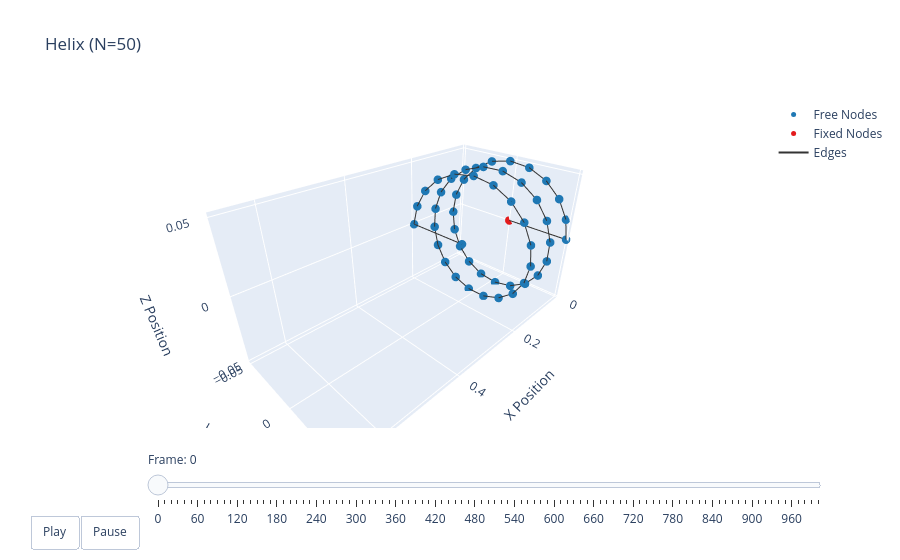

This figure's notebook cell:
### Code cell
options = dismech.AnimationOptions(title='Helix (N=50)', plot_step=10)

fig = dismech.get_interactive_animation_plotly(robot, t_arr, qs, options)
fig.show()

### Figure 1 — Plotly figure (JSON) as saved in the notebook; plotly's stock layout.template omitted (floating-point values rounded to 4 significant figures; data arrays with more than 128 entries replaced by an {"elided": "..."} marker saying what was removed)
{"data": [{"marker": {"color": "#1f78b4", "size": 5}, "mode": "markers", "name": "Free Nodes", "type": "scatter3d", "x": [0.0, 0.004082, 0.008163, 0.01225, 0.01633, 0.02041, 0.02449, 0.02857, 0.03265, 0.03673, 0.04082, 0.0449, 0.04898, 0.05306, 0.05714, 0.06122, 0.06531, 0.06939, 0.07347, 0.07755, 0.08163, 0.08571, 0.0898, 0.09388, 0.09796, 0.102, 0.1061, 0.1102, 0.1143, 0.1184, 0.1224, 0.1265, 0.1306, 0.1347, 0.1388, 0.1429, 0.1469, 0.151, 0.1551, 0.1592, 0.1633, 0.1673, 0.1714, 0.1755, 0.1796, 0.1837, 0.1878, 0.1918, 0.1959, 0.2, 0.2], "y": [0.05, 0.04745, 0.04007, 0.02861, 0.01423, -0.001603, -0.01727, -0.03117, -0.0419, -0.04836, -0.0499, -0.04635, -0.03807, -0.02592, -0.01113, 0.004801, 0.02024, 0.03361, 0.04357, 0.04908, 0.04959, 0.04505, 0.03592, 0.02313, 0.00798, -0.00798, -0.02313, -0.03592, -0.04505, -0.04959, -0.04908, -0.04357, -0.03361, -0.02024, -0.004801, 0.01113, 0.02592, 0.03807, 0.04635, 0.0499, 0.04836, 0.0419, 0.03117, 0.01727, 0.001603, -0.01423, -0.02861, -0.04007, -0.04745, -0.05, 0.0], "z": [0.0, 0.01576, 0.02991, 0.04101, 0.04793, 0.04997, 0.04692, 0.03909, 0.02728, 0.01268, -0.003204, -0.01876, -0.03241, -0.04276, -0.04875, -0.04977, -0.04572, -0.03701, -0.02454, -0.009558, 0.006394, 0.02169, 0.03478, 0.04433, 0.04936, 0.04936, 0.04433, 0.03478, 0.02169, 0.006394, -0.009558, -0.02454, -0.03701, -0.04572, -0.04977, -0.04875, -0.04276, -0.03241, -0.01876, -0.003204, 0.01268, 0.02728, 0.03909, 0.04692, 0.04997, 0.04793, 0.04101, 0.02991, 0.01576, 0.0, 0.0]}, {"marker": {"color": "#e31a1c", "size": 5}, "mode": "markers", "name": "Fixed Nodes", "type": "scatter3d", "x": [0.0], "y": [0.0], "z": [0.0]}, {"line": {"color": "#333333", "width": 2}, "mode": "lines", "name": "Edges", "type": "scatter3d", "x": {"elided": "153 float values"}, "y": {"elided": "153 float values"}, "z": {"elided": "153 float values"}}, {"color": "rgba(166, 206, 227, 0.7)", "i": [], "j": [], "k": [], "name": "Faces", "opacity": 0.7, "showscale": false, "type": "mesh3d", "x": [0.0, 0.0, 0.004082, 0.008163, 0.01225, 0.01633, 0.02041, 0.02449, 0.02857, 0.03265, 0.03673, 0.04082, 0.0449, 0.04898, 0.05306, 0.05714, 0.06122, 0.06531, 0.06939, 0.07347, 0.07755, 0.08163, 0.08571, 0.0898, 0.09388, 0.09796, 0.102, 0.1061, 0.1102, 0.1143, 0.1184, 0.1224, 0.1265, 0.1306, 0.1347, 0.1388, 0.1429, 0.1469, 0.151, 0.1551, 0.1592, 0.1633, 0.1673, 0.1714, 0.1755, 0.1796, 0.1837, 0.1878, 0.1918, 0.1959, 0.2, 0.2], "y": [0.0, 0.05, 0.04745, 0.04007, 0.02861, 0.01423, -0.001603, -0.01727, -0.03117, -0.0419, -0.04836, -0.0499, -0.04635, -0.03807, -0.02592, -0.01113, 0.004801, 0.02024, 0.03361, 0.04357, 0.04908, 0.04959, 0.04505, 0.03592, 0.02313, 0.00798, -0.00798, -0.02313, -0.03592, -0.04505, -0.04959, -0.04908, -0.04357, -0.03361, -0.02024, -0.004801, 0.01113, 0.02592, 0.03807, 0.04635, 0.0499, 0.04836, 0.0419, 0.03117, 0.01727, 0.001603, -0.01423, -0.02861, -0.04007, -0.04745, -0.05, 0.0], "z": [0.0, 0.0, 0.01576, 0.02991, 0.04101, 0.04793, 0.04997, 0.04692, 0.03909, 0.02728, 0.01268, -0.003204, -0.01876, -0.03241, -0.04276, -0.04875, -0.04977, -0.04572, -0.03701, -0.02454, -0.009558, 0.006394, 0.02169, 0.03478, 0.04433, 0.04936, 0.04936, 0.04433, 0.03478, 0.02169, 0.006394, -0.009558, -0.02454, -0.03701, -0.04572, -0.04977, -0.04875, -0.04276, -0.03241, -0.01876, -0.003204, 0.01268, 0.02728, 0.03909, 0.04692, 0.04997, 0.04793, 0.04101, 0.02991, 0.01576, 0.0, 0.0]}], "layout": {"scene": {"camera": {"eye": {"x": 1.225, "y": 1.225, "z": 1.0}}, "xaxis": {"range": [-0.001228, 0.6851], "title": {"text": "X Position"}}, "yaxis": {"range": [-0.05211, 0.05181], "title": {"text": "Y Position"}}, "zaxis": {"range": [-0.05119, 0.05275], "title": {"text": "Z Position"}}}, "sliders": [{"currentvalue": {"prefix": "Frame: "}, "steps": [{"args": [["0"], {"frame": {"duration": 50, "redraw": true}, "mode": "immediate"}], "label": "0", "method": "animate"}, {"args": [["1"], {"frame": {"duration": 50, "redraw": true}, "mode": "immediate"}], "label": "10", "method": "animate"}, {"args": [["2"], {"frame": {"duration": 50, "redraw": true}, "mode": "immediate"}], "label": "20", "method": "animate"}, {"args": [["3"], {"frame": {"duration": 50, "redraw": true}, "mode": "immediate"}], "label": "30", "method": "animate"}, {"args": [["4"], {"frame": {"duration": 50, "redraw": true}, "mode": "immediate"}], "label": "40", "method": "animate"}, {"args": [["5"], {"frame": {"duration": 50, "redraw": true}, "mode": "immediate"}], "label": "50", "method": "animate"}, {"args": [["6"], {"frame": {"duration": 50, "redraw": true}, "mode": "immediate"}], "label": "60", "method": "animate"}, {"args": [["7"], {"frame": {"duration": 50, "redraw": true}, "mode": "immediate"}], "label": "70", "method": "animate"}, {"args": [["8"], {"frame": {"duration": 50, "redraw": true}, "mode": "immediate"}], "label": "80", "method": "animate"}, {"args": [["9"], {"frame": {"duration": 50, "redraw": true}, "mode": "immediate"}], "label": "90", "method": "animate"}, {"args": [["10"], {"frame": {"duration": 50, "redraw": true}, "mode": "immediate"}], "label": "100", "method": "animate"}, {"args": [["11"], {"frame": {"duration": 50, "redraw": true}, "mode": "immediate"}], "label": "110", "method": "animate"}, {"args": [["12"], {"frame": {"duration": 50, "redraw": true}, "mode": "immediate"}], "label": "120", "method": "animate"}, {"args": [["13"], {"frame": {"duration": 50, "redraw": true}, "mode": "immediate"}], "label": "130", "method": "animate"}, {"args": [["14"], {"frame": {"duration": 50, "redraw": true}, "mode": "immediate"}], "label": "140", "method": "animate"}, {"args": [["15"], {"frame": {"duration": 50, "redraw": true}, "mode": "immediate"}], "label": "150", "method": "animate"}, {"args": [["16"], {"frame": {"duration": 50, "redraw": true}, "mode": "immediate"}], "label": "160", "method": "animate"}, {"args": [["17"], {"frame": {"duration": 50, "redraw": true}, "mode": "immediate"}], "label": "170", "method": "animate"}, {"args": [["18"], {"frame": {"duration": 50, "redraw": true}, "mode": "immediate"}], "label": "180", "method": "animate"}, {"args": [["19"], {"frame": {"duration": 50, "redraw": true}, "mode": "immediate"}], "label": "190", "method": "animate"}, {"args": [["20"], {"frame": {"duration": 50, "redraw": true}, "mode": "immediate"}], "label": "200", "method": "animate"}, {"args": [["21"], {"frame": {"duration": 50, "redraw": true}, "mode": "immediate"}], "label": "210", "method": "animate"}, {"args": [["22"], {"frame": {"duration": 50, "redraw": true}, "mode": "immediate"}], "label": "220", "method": "animate"}, {"args": [["23"], {"frame": {"duration": 50, "redraw": true}, "mode": "immediate"}], "label": "230", "method": "animate"}, {"args": [["24"], {"frame": {"duration": 50, "redraw": true}, "mode": "immediate"}], "label": "240", "method": "animate"}, {"args": [["25"], {"frame": {"duration": 50, "redraw": true}, "mode": "immediate"}], "label": "250", "method": "animate"}, {"args": [["26"], {"frame": {"duration": 50, "redraw": true}, "mode": "immediate"}], "label": "260", "method": "animate"}, {"args": [["27"], {"frame": {"duration": 50, "redraw": true}, "mode": "immediate"}], "label": "270", "method": "animate"}, {"args": [["28"], {"frame": {"duration": 50, "redraw": true}, "mode": "immediate"}], "label": "280", "method": "animate"}, {"args": [["29"], {"frame": {"duration": 50, "redraw": true}, "mode": "immediate"}], "label": "290", "method": "animate"}, {"args": [["30"], {"frame": {"duration": 50, "redraw": true}, "mode": "immediate"}], "label": "300", "method": "animate"}, {"args": [["31"], {"frame": {"duration": 50, "redraw": true}, "mode": "immediate"}], "label": "310", "method": "animate"}, {"args": [["32"], {"frame": {"duration": 50, "redraw": true}, "mode": "immediate"}], "label": "320", "method": "animate"}, {"args": [["33"], {"frame": {"duration": 50, "redraw": true}, "mode": "immediate"}], "label": "330", "method": "animate"}, {"args": [["34"], {"frame": {"duration": 50, "redraw": true}, "mode": "immediate"}], "label": "340", "method": "animate"}, {"args": [["35"], {"frame": {"duration": 50, "redraw": true}, "mode": "immediate"}], "label": "350", "method": "animate"}, {"args": [["36"], {"frame": {"duration": 50, "redraw": true}, "mode": "immediate"}], "label": "360", "method": "animate"}, {"args": [["37"], {"frame": {"duration": 50, "redraw": true}, "mode": "immediate"}], "label": "370", "method": "animate"}, {"args": [["38"], {"frame": {"duration": 50, "redraw": true}, "mode": "immediate"}], "label": "380", "method": "animate"}, {"args": [["39"], {"frame": {"duration": 50, "redraw": true}, "mode": "immediate"}], "label": "390", "method": "animate"}, {"args": [["40"], {"frame": {"duration": 50, "redraw": true}, "mode": "immediate"}], "label": "400", "method": "animate"}, {"args": [["41"], {"frame": {"duration": 50, "redraw": true}, "mode": "immediate"}], "label": "410", "method": "animate"}, {"args": [["42"], {"frame": {"duration": 50, "redraw": true}, "mode": "immediate"}], "label": "420", "method": "animate"}, {"args": [["43"], {"frame": {"duration": 50, "redraw": true}, "mode": "immediate"}], "label": "430", "method": "animate"}, {"args": [["44"], {"frame": {"duration": 50, "redraw": true}, "mode": "immediate"}], "label": "440", "method": "animate"}, {"args": [["45"], {"frame": {"duration": 50, "redraw": true}, "mode": "immediate"}], "label": "450", "method": "animate"}, {"args": [["46"], {"frame": {"duration": 50, "redraw": true}, "mode": "immediate"}], "label": "460", "method": "animate"}, {"args": [["47"], {"frame": {"duration": 50, "redraw": true}, "mode": "immediate"}], "label": "470", "method": "animate"}, {"args": [["48"], {"frame": {"duration": 50, "redraw": true}, "mode": "immediate"}], "label": "480", "method": "animate"}, {"args": [["49"], {"frame": {"duration": 50, "redraw": true}, "mode": "immediate"}], "label": "490", "method": "animate"}, {"args": [["50"], {"frame": {"duration": 50, "redraw": true}, "mode": "immediate"}], "label": "500", "method": "animate"}, {"args": [["51"], {"frame": {"duration": 50, "redraw": true}, "mode": "immediate"}], "label": "510", "method": "animate"}, {"args": [["52"], {"frame": {"duration": 50, "redraw": true}, "mode": "immediate"}], "label": "520", "method": "animate"}, {"args": [["53"], {"frame": {"duration": 50, "redraw": true}, "mode": "immediate"}], "label": "530", "method": "animate"}, {"args": [["54"], {"frame": {"duration": 50, "redraw": true}, "mode": "immediate"}], "label": "540", "method": "animate"}, {"args": [["55"], {"frame": {"duration": 50, "redraw": true}, "mode": "immediate"}], "label": "550", "method": "animate"}, {"args": [["56"], {"frame": {"duration": 50, "redraw": true}, "mode": "immediate"}], "label": "560", "method": "animate"}, {"args": [["57"], {"frame": {"duration": 50, "redraw": true}, "mode": "immediate"}], "label": "570", "method": "animate"}, {"args": [["58"], {"frame": {"duration": 50, "redraw": true}, "mode": "immediate"}], "label": "580", "method": "animate"}, {"args": [["59"], {"frame": {"duration": 50, "redraw": true}, "mode": "immediate"}], "label": "590", "method": "animate"}, {"args": [["60"], {"frame": {"duration": 50, "redraw": true}, "mode": "immediate"}], "label": "600", "method": "animate"}, {"args": [["61"], {"frame": {"duration": 50, "redraw": true}, "mode": "immediate"}], "label": "610", "method": "animate"}, {"args": [["62"], {"frame": {"duration": 50, "redraw": true}, "mode": "immediate"}], "label": "620", "method": "animate"}, {"args": [["63"], {"frame": {"duration": 50, "redraw": true}, "mode": "immediate"}], "label": "630", "method": "animate"}, {"args": [["64"], {"frame": {"duration": 50, "redraw": true}, "mode": "immediate"}], "label": "640", "method": "animate"}, {"args": [["65"], {"frame": {"duration": 50, "redraw": true}, "mode": "immediate"}], "label": "650", "method": "animate"}, {"args": [["66"], {"frame": {"duration": 50, "redraw": true}, "mode": "immediate"}], "label": "660", "method": "animate"}, {"args": [["67"], {"frame": {"duration": 50, "redraw": true}, "mode": "immediate"}], "label": "670", "method": "animate"}, {"args": [["68"], {"frame": {"duration": 50, "redraw": true}, "mode": "immediate"}], "label": "680", "method": "animate"}, {"args": [["69"], {"frame": {"duration": 50, "redraw": true}, "mode": "immediate"}], "label": "690", "method": "animate"}, {"args": [["70"], {"frame": {"duration": 50, "redraw": true}, "mode": "immediate"}], "label": "700", "method": "animate"}, {"args": [["71"], {"frame": {"duration": 50, "redraw": true}, "mode": "immediate"}], "label": "710", "method": "animate"}, {"args": [["72"], {"frame": {"duration": 50, "redraw": true}, "mode": "immediate"}], "label": "720", "method": "animate"}, {"args": [["73"], {"frame": {"duration": 50, "redraw": true}, "mode": "immediate"}], "label": "730", "method": "animate"}, {"args": [["74"], {"frame": {"duration": 50, "redraw": true}, "mode": "immediate"}], "label": "740", "method": "animate"}, {"args": [["75"], {"frame": {"duration": 50, "redraw": true}, "mode": "immediate"}], "label": "750", "method": "animate"}, {"args": [["76"], {"frame": {"duration": 50, "redraw": true}, "mode": "immediate"}], "label": "760", "method": "animate"}, {"args": [["77"], {"frame": {"duration": 50, "redraw": true}, "mode": "immediate"}], "label": "770", "method": "animate"}, {"args": [["78"], {"frame": {"duration": 50, "redraw": true}, "mode": "immediate"}], "label": "780", "method": "animate"}, {"args": [["79"], {"frame": {"duration": 50, "redraw": true}, "mode": "immediate"}], "label": "790", "method": "animate"}, {"args": [["80"], {"frame": {"duration": 50, "redraw": true}, "mode": "immediate"}], "label": "800", "method": "animate"}, {"args": [["81"], {"frame": {"duration": 50, "redraw": true}, "mode": "immediate"}], "label": "810", "method": "animate"}, {"args": [["82"], {"frame": {"duration": 50, "redraw": true}, "mode": "immediate"}], "label": "820", "method": "animate"}, {"args": [["83"], {"frame": {"duration": 50, "redraw": true}, "mode": "immediate"}], "label": "830", "method": "animate"}, {"args": [["84"], {"frame": {"duration": 50, "redraw": true}, "mode": "immediate"}], "label": "840", "method": "animate"}, {"args": [["85"], {"frame": {"duration": 50, "redraw": true}, "mode": "immediate"}], "label": "850", "method": "animate"}, {"args": [["86"], {"frame": {"duration": 50, "redraw": true}, "mode": "immediate"}], "label": "860", "method": "animate"}, {"args": [["87"], {"frame": {"duration": 50, "redraw": true}, "mode": "immediate"}], "label": "870", "method": "animate"}, {"args": [["88"], {"frame": {"duration": 50, "redraw": true}, "mode": "immediate"}], "label": "880", "method": "animate"}, {"args": [["89"], {"frame": {"duration": 50, "redraw": true}, "mode": "immediate"}], "label": "890", "method": "animate"}, {"args": [["90"], {"frame": {"duration": 50, "redraw": true}, "mode": "immediate"}], "label": "900", "method": "animate"}, {"args": [["91"], {"frame": {"duration": 50, "redraw": true}, "mode": "immediate"}], "label": "910", "method": "animate"}, {"args": [["92"], {"frame": {"duration": 50, "redraw": true}, "mode": "immediate"}], "label": "920", "method": "animate"}, {"args": [["93"], {"frame": {"duration": 50, "redraw": true}, "mode": "immediate"}], "label": "930", "method": "animate"}, {"args": [["94"], {"frame": {"duration": 50, "redraw": true}, "mode": "immediate"}], "label": "940", "method": "animate"}, {"args": [["95"], {"frame": {"duration": 50, "redraw": true}, "mode": "immediate"}], "label": "950", "method": "animate"}, {"args": [["96"], {"frame": {"duration": 50, "redraw": true}, "mode": "immediate"}], "label": "960", "method": "animate"}, {"args": [["97"], {"frame": {"duration": 50, "redraw": true}, "mode": "immediate"}], "label": "970", "method": "animate"}, {"args": [["98"], {"frame": {"duration": 50, "redraw": true}, "mode": "immediate"}], "label": "980", "method": "animate"}, {"args": [["99"], {"frame": {"duration": 50, "redraw": true}, "mode": "immediate"}], "label": "990", "method": "animate"}, {"args": [["100"], {"frame": {"duration": 50, "redraw": true}, "mode": "immediate"}], "label": "1000", "method": "animate"}], "transition": {"duration": 0}, "x": 0.1, "y": 0}], "title": {"text": "Helix (N=50)"}, "updatemenus": [{"buttons": [{"args": [null, {"frame": {"duration": 50, "redraw": true}, "fromcurrent": true}], "label": "Play", "method": "animate"}, {"args": [[null], {"frame": {"duration": 0, "redraw": true}, "mode": "immediate"}], "label": "Pause", "method": "animate"}], "direction": "left", "pad": {"r": 10, "t": 87}, "showactive": false, "type": "buttons", "x": 0.1, "xanchor": "right", "y": 0, "yanchor": "top"}]}}
